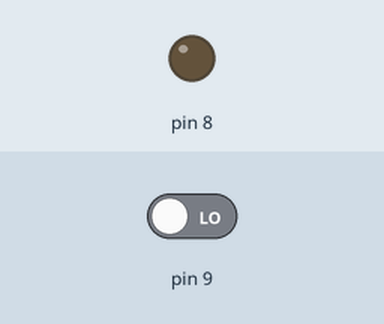
Recording of a sketch running on a simulated Arduino Uno, built with avr-gcc and run on an emulated ATmega328P. Shown: output pins drawn as LEDs (lit = HIGH). The test bench sets the inputs (shaded band); at power-on: pin 9 LOW.

Above: at 1.2 s.
1.3 s: pin 9 driven HIGH
At 2.5 s:
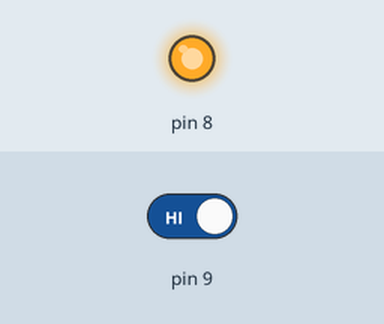
2.8 s: pin 9 driven LOW
At 3.8 s:
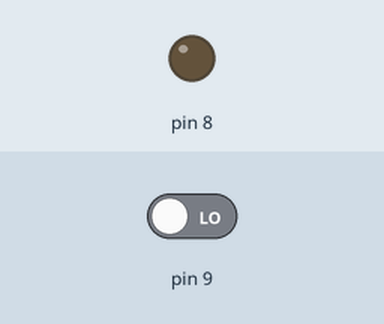
Timing chart, 0 to 5.8 s (numbered marks = the images above; inputs shaded):
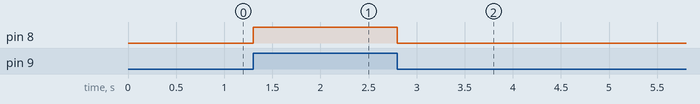

Measured:
- after the input at 1.3 s, pin 8: LOW → HIGH at once
- after the input at 2.8 s, pin 8: HIGH → LOW at once

The sketch:

BUTTON.ino
```cpp
int but;
void setup() {
  // put your setup code here, to run once:
pinMode(9,INPUT);
pinMode(8,OUTPUT);
}

void loop() {
  but =digitalRead(9);
  if (but==HIGH)
  {
    digitalWrite(8,HIGH);

    }
    else
    {
      digitalWrite(8,LOW);
      }

}
```
